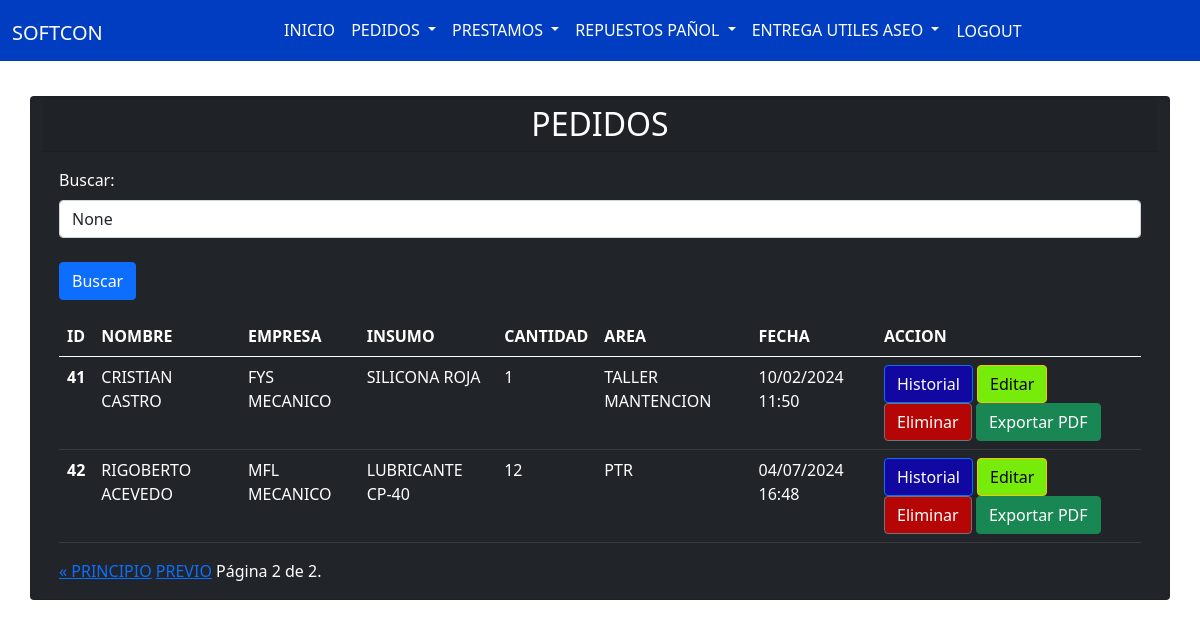
Before: /lista_pedido/?page=2 (signed in) with the older database file.
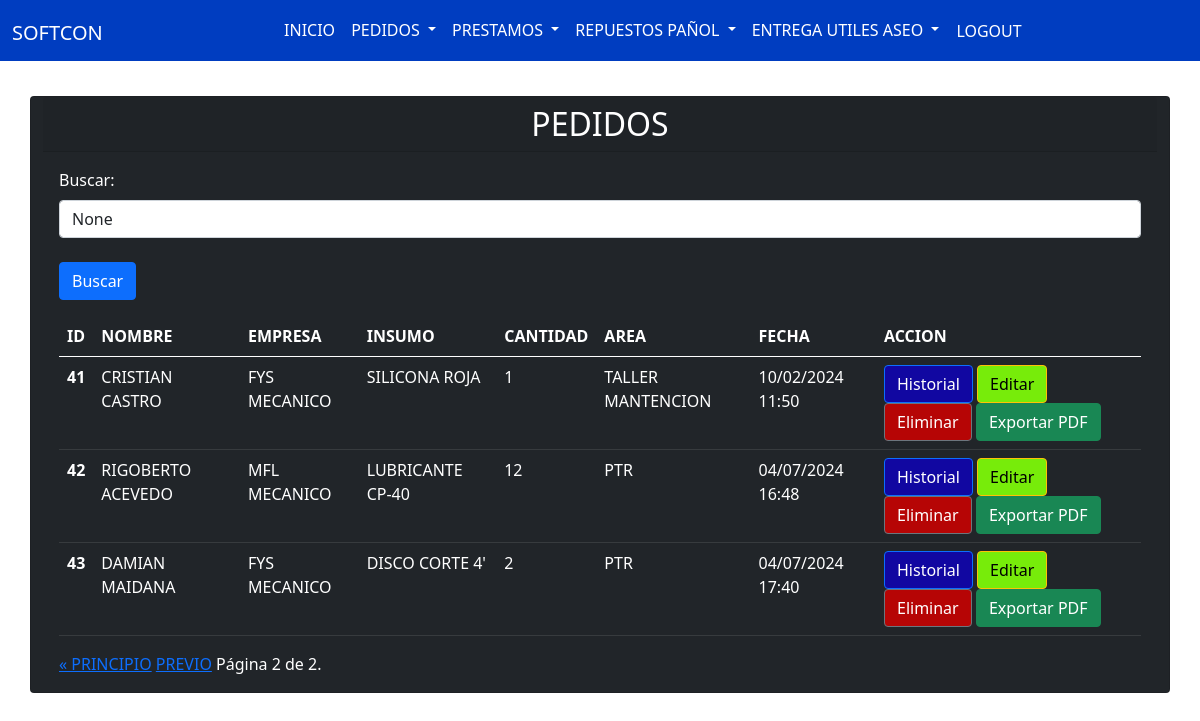
After: the same page with the newer database file.
### app/models.py (models this page shows, shortened)
class Pedido(models.Model):
    solicitante = models.ForeignKey(Obrero, related_name="pedido", on_delete=models.CASCADE, verbose_name="OBRERO")
    compañia = models.ForeignKey(Empresa, related_name="Pedido", on_delete=models.CASCADE, verbose_name="EMPRESA")
    insumo = models.ForeignKey(Material, related_name="Pedido", on_delete=models.CASCADE, verbose_name="INSUMO")
    cantidad = models.IntegerField(verbose_name="CANTIDAD")
    area = models.CharField(max_length=100, verbose_name="AREA")
    fecha_pedido = models.DateTimeField(default=timezone.now)

class Obrero(models.Model):
    nombre = models.CharField(max_length=100)
    def __str__(self):
        return self.nombre

class Empresa(models.Model):
    nombre = models.CharField(max_length=100)
    def __str__(self):
        return self.nombre

class Material(models.Model):
    nombre = models.CharField(max_length=100)
    def __str__(self):
        return self.nombre

### app/views.py (the view, shortened to what this page needs)
# urls.py: path('lista_pedido/', lista_pedido, name='lista_pedido'),
@login_required
def lista_pedido(request):
    pedidos_list = Pedido.objects.all()
    for pedido in pedidos_list:
        pedido.fecha_pedido_formatted = pedido.fecha_pedido.strftime("%d/%m/%Y %H:%M")
    search_term = request.GET.get('buscar')
    paginator = Paginator(pedidos_list, 4)
    page = request.GET.get('page')
    try:
        pedidos = paginator.page(page)
    except PageNotAnInteger:
        pedidos = paginator.page(1)
    except EmptyPage:
        pedidos = paginator.page(paginator.num_pages)
    return render(request, 'app/lista_pedido.html', {'pedidos': pedidos, 'search_term': search_term})

### app/templates/app/lista_pedido.html (shortened to what this page needs)
{% extends 'app/base.html' %}
{% block content %}
<link rel="stylesheet" type="text/css" href="https://cdn.datatables.net/1.11.5/css/jquery.dataTables.css">
<br><br><br><br>
  <div class="container">
    <div class="row justify-content-center">
      <div class="card bg-dark text-white">
        <h2 class="card-header text-center">PEDIDOS</h2>
        <div class="card-body">
          <div class="mb-3">
            <form method="GET" action="{% url 'lista_pedido' %}">
                <label for="buscar" class="form-label">Buscar:</label>
                <input type="text" class="form-control" id="buscar" name="buscar" placeholder="Escribe para buscar..."
                    value="{{ search_term }}">
                    <br>
                <button type="submit" class="btn btn-primary">Buscar</button>
            </form>
          </div>
          <table class="table mx-auto table-dark">
            <thead>
              <tr>
                <th scope="col">ID</th>
                <th scope="col">NOMBRE</th>
                <th scope="col">EMPRESA</th>
                <th scope="col">INSUMO</th>
                <th scope="col">CANTIDAD</th>
                <th scope="col">AREA</th>
                <th scope="col">FECHA</th>
                <th scope="col">ACCION</th>
              </tr>
            </thead>
            <tbody>
              {% for pedido in pedidos %}
                <tr>
                    <th scope="row">{{ pedido.id }}</th>
                    <td>{{ pedido.solicitante }}</td>
                    <td>{{ pedido.compañia }}</td>
                    <td>{{ pedido.insumo }}</td>
                    <td>{{ pedido.cantidad }}</td>
                    <td>{{ pedido.area }}</td>
                    <td>{{ pedido.fecha_pedido_formatted }}</td>
                    <td>
                        <a href="{% url 'lista_pedido_trabajador' pedido.solicitante.id %}" class="btn btn-primary" style="background-color: rgb(17, 7, 161)" >Historial</a>
                        <button class="btn btn-warning" onclick="window.location.href='{% url 'editar_pedido' pedido.id %}'" class="btn btn-info btn-sm" style="background-color: rgb(119, 236, 10)" title="EDITAR">Editar</button>
                        <button class="btn btn-secondary" style="background-color: rgb(182, 5, 5)"  class="btn btn-info btn-sm" onclick="confirmarEliminacion('{{ pedido.id }}')">Eliminar</button>
                        <a href="{% url 'generar_pdf_pedidos' %}?buscar={{ search_term }}" class="btn btn-success">Exportar PDF</a>
                    </td>
                </tr>
              {% endfor %}
            </tbody>
          </table>
          <div class="pagination">
            <span class="step-links">
                {% if pedidos.has_previous %}
                    <a href="?page=1{% if search_term %}&buscar={{ search_term }}{% endif %}">&laquo; PRINCIPIO</a>
                    <a href="?page={{ pedidos.previous_page_number }}{% if search_term %}&buscar={{ search_term }}{% endif %}">PREVIO</a>
                {% endif %}
                <span class="current">
                    Página {{ pedidos.number }} de {{ pedidos.paginator.num_pages }}.
                </span>
            </span>
          </div>
        </div>
      </div>
    </div>
  </div>
{% endblock %}

Changed rows visible on the page:
added Pedido: id "43", solicitante "DAMIAN MAIDANA", compañia "FYS MECANICO", insumo "DISCO CORTE 4'", cantidad "2", area "PTR", fecha_pedido_formatted "04/07/2024 17:40"
